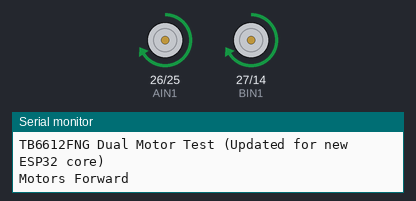
A sketch run on a simulated ESP32. Shown: motor-driver pin pairs drawn as motors (green arrow = first pin HIGH = forward, orange = second pin HIGH = backward, longer = more drive, scaled by the enable pin), the last lines printed to the serial monitor.

Above: at 1.0 s.
At 4.0 s:
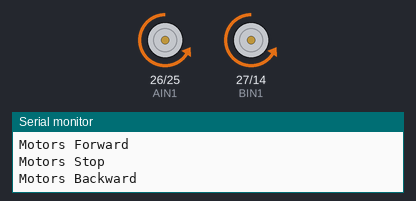
At 6.0 s:
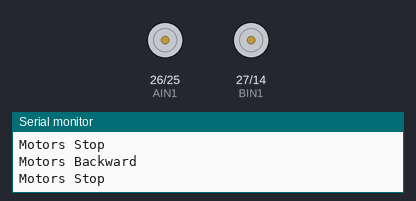
Timing chart, 0 to 9.1 s (numbered marks = the images above):
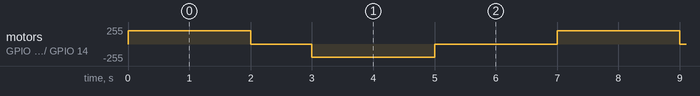

The sketch:

Motors.ino
```cpp
// === Include Required for Newer ESP32 Core ===
#include <Arduino.h>

// === Pin Definitions ===
const int AIN1 = 26;
const int AIN2 = 25;
const int BIN1 = 27;
const int BIN2 = 14;
const int PWMA = 15;
const int PWMB = 13;

// === PWM Configuration ===
const int freq = 1000;          // 1 kHz
const int resolution = 8;       // 8-bit resolution: 0–255
const int pwmChannelA = 0;      // PWM channel for motor A
const int pwmChannelB = 1;      // PWM channel for motor B

void setup() {
  Serial.begin(115200);
  Serial.println("TB6612FNG Dual Motor Test (Updated for new ESP32 core)");

  // Direction pin setup
  pinMode(AIN1, OUTPUT);
  pinMode(AIN2, OUTPUT);
  pinMode(BIN1, OUTPUT);
  pinMode(BIN2, OUTPUT);

  // PWM setup for motor A
  ledcSetup(pwmChannelA, freq, resolution);
  ledcAttachPin(PWMA, pwmChannelA);

  // PWM setup for motor B
  ledcSetup(pwmChannelB, freq, resolution);
  ledcAttachPin(PWMB, pwmChannelB);
}

void loop() {
  Serial.println("Motors Forward");

  // Motor A forward
  digitalWrite(AIN1, HIGH);
  digitalWrite(AIN2, LOW);
  ledcWrite(pwmChannelA, 200);

  // Motor B forward
  digitalWrite(BIN1, HIGH);
  digitalWrite(BIN2, LOW);
  ledcWrite(pwmChannelB, 200);

  delay(2000);

  Serial.println("Motors Stop");
  ledcWrite(pwmChannelA, 0);
  ledcWrite(pwmChannelB, 0);
  delay(1000);

  Serial.println("Motors Backward");

  // Motor A backward
  digitalWrite(AIN1, LOW);
  digitalWrite(AIN2, HIGH);
  ledcWrite(pwmChannelA, 200);

  // Motor B backward
  digitalWrite(BIN1, LOW);
  digitalWrite(BIN2, HIGH);
  ledcWrite(pwmChannelB, 200);

  delay(2000);

  Serial.println("Motors Stop");
  ledcWrite(pwmChannelA, 0);
  ledcWrite(pwmChannelB, 0);
  delay(2000);
}
```

Measured:
- by itself, motor on GPIO 26 (AIN1) / GPIO 25 (AIN2), motor on GPIO 27 (BIN1) / GPIO 14 (BIN2): repeats every 7.0 s: stopped 1.0 s, backward 199/255 2.0 s, stopped 2.0 s, forward 199/255 2.0 s
